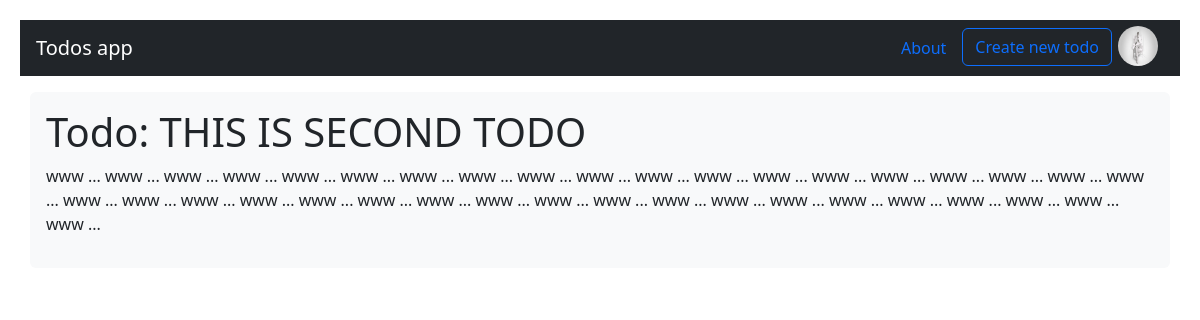
The app's page /todo-details/15 (signed in) with its own data.
### users/models.py (models this page shows, shortened)
class Profile(models.Model):
    user = models.OneToOneField(User, on_delete=models.CASCADE)
    image = models.ImageField(upload_to='images/', default='images/default.png')
    bio = models.TextField(default='')

### todos/models.py (models this page shows, shortened)
class Todos(models.Model):
    author = models.ForeignKey(User, on_delete=models.CASCADE)
    title = models.CharField(max_length=255)
    description = models.TextField()
    created_at = models.DateTimeField(auto_now_add=True)
    updated_at = models.DateTimeField(auto_now=True)
    completed = models.BooleanField(default=False)
    class Meta:
        verbose_name_plural = 'Todos'

### todos/views.py (the view)
# urls.py: path('todo-details/<int:pk>', TodoDetailsView.as_view(), name='todo-details'),
class TodoDetailsView(DetailView):
    model = Todos
    template_name = 'todo_details.html'
    context_object_name = 'todo'

### templates/todo_details.html
{% extends 'base.html' %}
{% load static %}
{% load django_bootstrap5 %}
{% block content %}
<div class="container bg-light text-dark p-3 rounded">
  <h1>Todo: {{ todo.title|upper }}</h1>
  <p>
    {{ todo.description }}
  </p>
</div>
{% endblock %}

### templates/navbar.html (shortened to what this page needs)
<nav id="navbar-example2" class="navbar navbar-dark bg-dark px-3 mb-3">
  <a class="navbar-brand" href="{% url 'home' %}">Todos app</a>
  <ul class="nav nav-pills">
    <li class="nav-item">
      <a class="nav-link" href="{% url 'about' %}">About</a>
    </li>
    {% if request.user.is_authenticated %}
      <li class="nav-item">
        <a class="btn btn-outline-primary" href="{% url 'create-todo' %}">Create new todo</a>
      </li>
      <li class="nav-item">
        <a class="nav-link" href="{% url 'profile' %}">
            <img style="transform: scale(2);"  class="rounded-circle"
            src="{{ request.user.profile.image.url }}" width="20" height="20" />
        </a>
      </li>
    {% endif %}
  </ul>
</nav>

### templates/base.html (style rules this page uses)
* { margin: 0; padding: 0; box-sizing: border-box; transition: 0.2s; }
body { padding: 20px; }

### records on screen
Todos: title "THIS IS SECOND TODO", description "www ... www ... www ... www ... www ... www ... www ... www ... www ... www ... www ... www ... www ... www ... www ... www ... www ... www ... www ... www ... www ... www ... www ... www ... www ... www ... www ... www ... www ... www ... www ... www ... www ... www ... www ... www ... www ... www ..."
